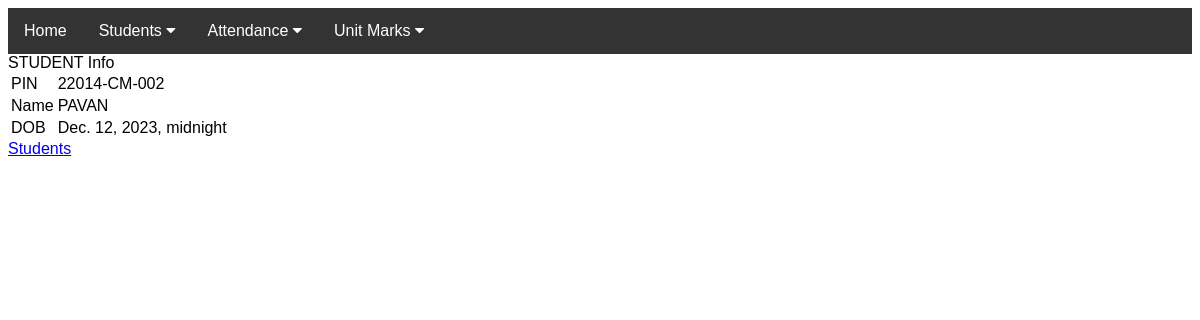
Before: /n/i/22014-CM-002/show with the older database file.
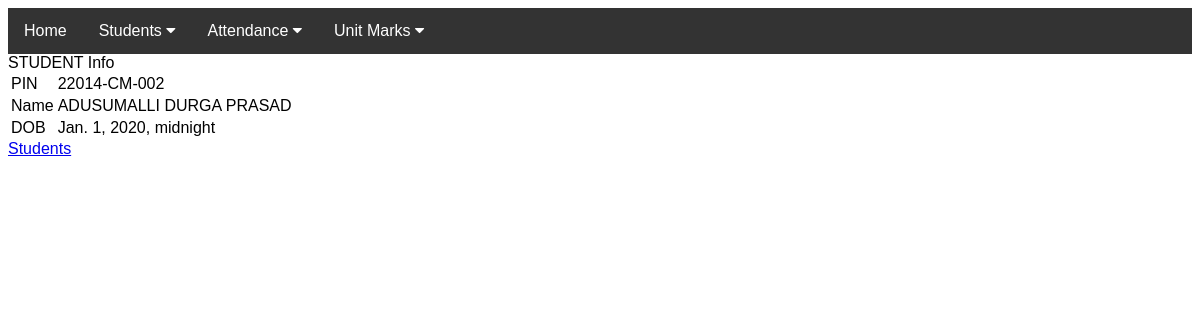
After: the same page with the newer database file.
### mbts/models.py (models this page shows, shortened)
class Students(models.Model):
    pin = models.CharField(max_length=20, primary_key=True)
    sname=models.CharField(max_length=20)
    fname=models.CharField(max_length=20)
    address=models.CharField(max_length=30)
    village=models.CharField(max_length=20)
    mandal=models.CharField(max_length=20)
    dist=models.CharField(max_length=20)
    phno=models.CharField(max_length=12)
    fphno=models.CharField(max_length=12)
    email=models.CharField(max_length=30)
    dob =  models.DateTimeField(default='2020-1-1')
    gender=models.CharField(max_length=1)

### mbts/views/student.py (the view)
# urls.py: path("i/<str:spin>/show", student.show, name="student_show"),
def show(request, spin):
    s = Students.objects.get(pin=spin)
    context = {"s" : s }
    return render(request, "students/show.html", context)

### mbts/templates/students/show.html
{% extends "base.html" %}
{% block content %}
STUDENT Info
<table>
    <tr><td>PIN</td><td>{{s.pin}}</td></tr>
    <tr><td>Name</td><td>{{s.sname}}</td></tr>
    <tr><td>DOB</td><td>{{s.dob}}</td></tr>
</table>
<a href="{% url 'index' %}">Students</a>
{% endblock %}

### mbts/templates/base.html (shortened to what this page needs)
<!DOCTYPE html>
<html lang="en">
<head>
</head>
<!DOCTYPE html>
<link rel="stylesheet" href="https://cdnjs.cloudflare.com/ajax/libs/font-awesome/4.7.0/css/font-awesome.min.css">
</head>
<body style="background-color:white;">
<div class="navbar">
 {% include '_menus.html' %}
</div>
<div id="content">
  {% block content %}{% endblock %}
</div>
</body>
</html>

### mbts/templates/_menus.html (shortened to what this page needs)
    <a href="/n/i/">Home</a>
    <div class="dropdown">
      <button class="dropbtn">Students
        <i class="fa fa-caret-down"></i>
      </button>
    </div>
    <div class="dropdown">
      <button class="dropbtn">Attendance
        <i class="fa fa-caret-down"></i>
      </button>
    </div>
    <div class="dropdown">
        <button class="dropbtn">Unit Marks
          <i class="fa fa-caret-down"></i>
        </button>
      </div>

### mbts/templates/base.html (style rules this page uses)
body { font-family: Arial, Helvetica, sans-serif; }
.navbar { overflow: hidden; background-color: #333; }
.navbar a { float: left; font-size: 16px; color: white; text-align: center; padding: 14px 16px; text-decoration: none; }
.dropdown { float: left; overflow: hidden; }
.dropdown .dropbtn { font-size: 16px; border: none; outline: none; color: white; padding: 14px 16px; background-color: inherit; font-family: inherit; margin: 0; }

Changed rows visible on the page:
changed Students "22014-CM-002": sname "PAVAN" → "ADUSUMALLI DURGA PRASAD"; dob "Dec. 12, 2023, midnight" → "Jan. 1, 2020, midnight"
